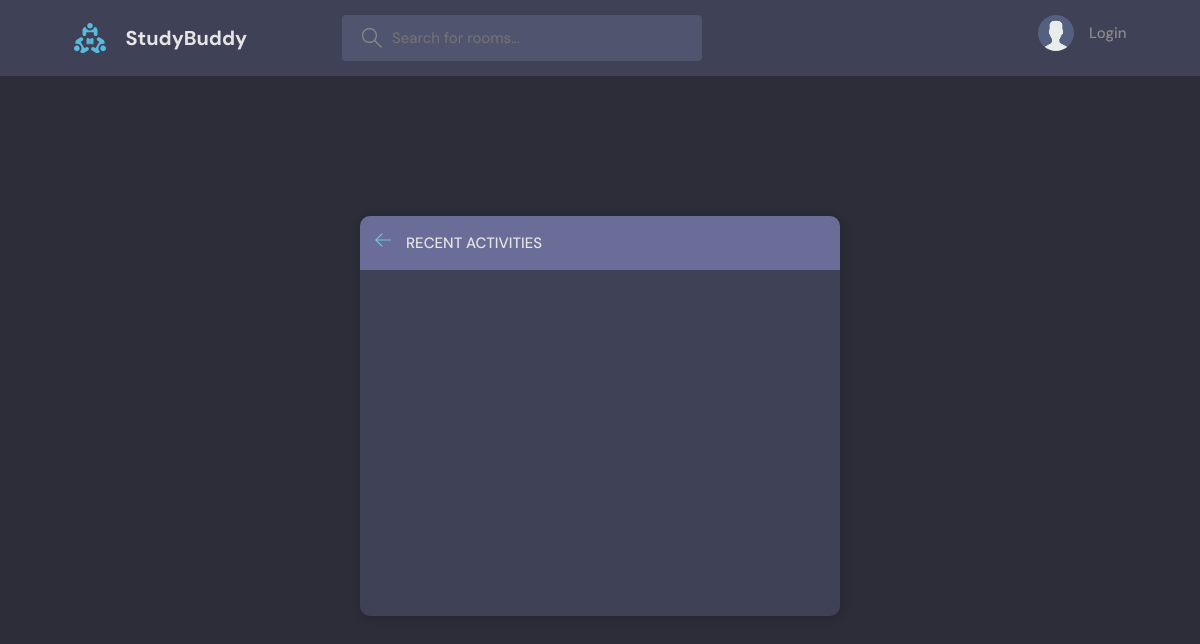
/activities/, run on an earlier commit of the app's database.
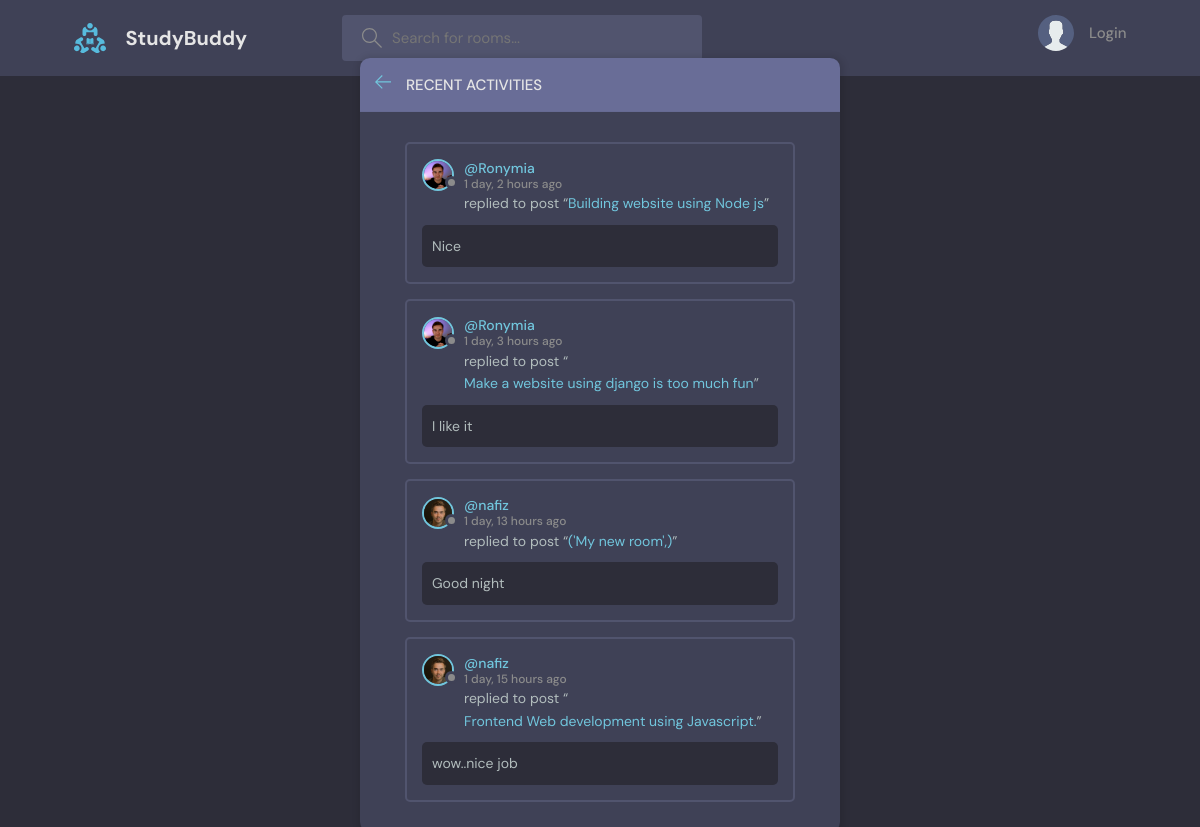
And on a later commit of the database.
### devproject/models.py (models this page shows, shortened)
class Messages(models.Model):
    user = models.ForeignKey(Profile,on_delete=models.CASCADE)
    room = models.ForeignKey(Room,on_delete=models.CASCADE)
    body = models.TextField()
    created = models.DateTimeField(auto_now_add=True)
    updated = models.DateTimeField(auto_now=True)
    class Meta:
        ordering = ['-created']

class Room(models.Model):
    host = models.ForeignKey(Profile,on_delete=models.SET_NULL,null=True)
    topic = models.ForeignKey(Topics,on_delete=models.SET_NULL,null=True)
    title = models.CharField(max_length=288)
    description = models.TextField()
    participants = models.ManyToManyField(Profile,related_name='participants',blank=True)
    created = models.DateTimeField(auto_now_add=True)
    updated = models.DateTimeField(auto_now=True)
    class Meta:
        ordering = ['-created']

### devaccounts/models.py (models this page shows, shortened)
class Profile(models.Model):
    user = models.OneToOneField(User,on_delete=models.CASCADE)
    first_name = models.CharField(max_length=100,null=True,blank=True)
    username = models.CharField(max_length=100,null=True,blank=True)
    email = models.EmailField(max_length=100,null=True,blank=True)
    profile_pic = models.ImageField(upload_to='avatar',default='dennis.jpg',blank=True,null=True)
    bio = models.TextField()
    facebook_id = models.URLField(blank=True,null=True)
    twitter_id = models.URLField(blank=True,null=True)
    linkedin_id = models.URLField(blank=True,null=True)

### devproject/views.py (the view)
# urls.py: path('activities/',views.activities,name='activities'),
def activities(request):
    activities = Messages.objects.all()
    context = {'activities':activities}
    return render(request,'devproject/allactivities.html',context)

### devproject/templates/devproject/allactivities.html (shortened to what this page needs)
{% extends 'base.html' %}
{% block content %}
<main class="layout">
    <div class="container">
      <div class="layout__box">
        <div class="layout__boxHeader">
          <div class="layout__boxTitle">
            <a href="{% url 'home' %}">
              <svg version="1.1" xmlns="http://www.w3.org/2000/svg" width="32" height="32" viewBox="0 0 32 32">
                <title>arrow-left</title>
                <path
                  d="M13.723 2.286l-13.723 13.714 13.719 13.714 1.616-1.611-10.96-10.96h27.625v-2.286h-27.625l10.965-10.965-1.616-1.607z"
                ></path>
              </svg>
            </a>
            <h3>Recent Activities</h3>
          </div>
        </div>
        <div class="activities-page layout__body">
            {% for activity in activities %}
            <div class="activities__box">
                <div class="activities__boxHeader roomListRoom__header">
                  <a href="profile.html" class="roomListRoom__author">
                    <div class="avatar avatar--small">
                      <img src="{{activity.user.profile_pic.url}}" />
                    </div>
                    <p>
                      @{{activity.user.username}}
                      <span>{{activity.created|timesince}} ago</span>
                    </p>
                  </a>
                </div>
                <div class="activities__boxContent">
                  <p>replied to post “<a href="room.html">{{activity.room.title}}</a>”</p>
                  <div class="activities__boxRoomContent">
                    {{activity.body}}
                  </div>
                </div>
              </div>
            {% endfor %}
        </div>
      </div>
    </div>
  </main>
{% endblock content %}

What changed in the data, as far as the page shows it:
added Messages: user.profile_pic (picture), user.username "Ronymia", created "1 day, 2 hours", room "Building website using Node js", body "Nice"
added Messages: user.profile_pic (picture), user.username "Ronymia", created "1 day, 3 hours", room "Make a website using django is too much fun", body "I like it"
added Messages: user.profile_pic (picture), user.username "nafiz", created "1 day, 13 hours", room "('My new room',)", body "Good night"
added Messages: user.profile_pic (picture), user.username "nafiz", created "1 day, 15 hours", room "Frontend Web development using Javascript.", body "wow..nice job"
